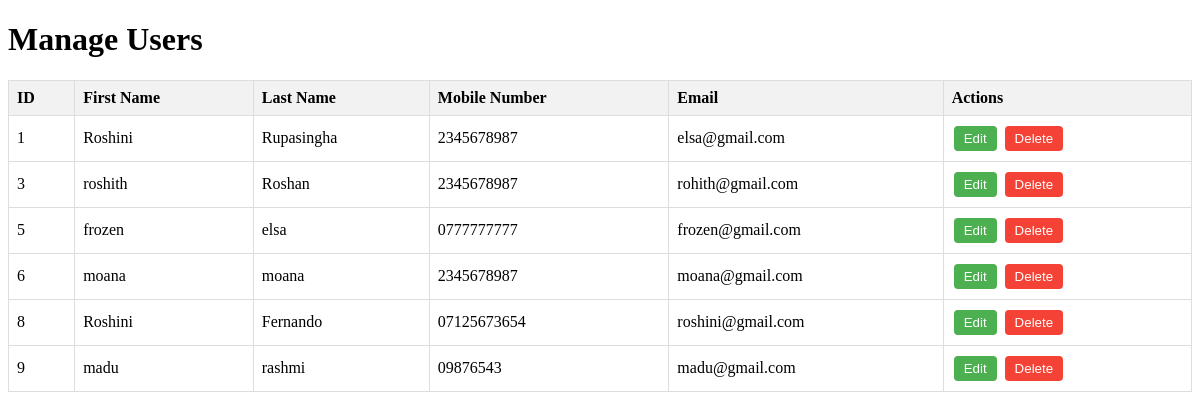
The page /manage_users.php on the database its author committed.
### tables this page shows
CREATE TABLE `users` (
  `id` int(11) NOT NULL,
  `first_name` varchar(50) DEFAULT NULL,
  `last_name` varchar(50) DEFAULT NULL,
  `mobile` varchar(20) DEFAULT NULL,
  `email` varchar(100) DEFAULT NULL,
  `password` varchar(255) DEFAULT NULL
);

### manage_users.php (the view, shortened to what this page needs)
<?php
include 'db_connection.php';
$sql = "SELECT id, first_name, last_name, mobile, email FROM users";
$result = $conn->query($sql);
?>
<!DOCTYPE html>
<html lang="en">
<head>
</head>
<body>
    <h1>Manage Users</h1>
    <table>
        <thead>
            <tr>
                <th>ID</th>
                <th>First Name</th>
                <th>Last Name</th>
                <th>Mobile Number</th>
                <th>Email</th>
                <th>Actions</th>
            </tr>
        </thead>
        <tbody>
            <?php while ($row = $result->fetch_assoc()): ?>
                <tr>
                    <td><?php echo $row['id']; ?></td>
                    <td><?php echo $row['first_name']; ?></td>
                    <td><?php echo $row['last_name']; ?></td>
                    <td><?php echo $row['mobile']; ?></td>
                    <td><?php echo $row['email']; ?></td>
                    <td>
                        <form action="manage_users.php" method="post" style="display:inline;">
                            <button type="submit" name="edit" class="btn edit-btn">Edit</button>
                        </form>
                        <form action="manage_users.php" method="post" style="display:inline;">
                            <button type="submit" name="delete" class="btn delete-btn">Delete</button>
                        </form>
                    </td>
                </tr>
            <?php endwhile; ?>
        </tbody>
    </table>
</body>
</html>

### manage_users.php (style rules this page uses)
table { width: 100%; border-collapse: collapse; }
table, th, td { border: 1px solid #ddd; }
th, td { padding: 8px; text-align: left; }
th { background-color: #f2f2f2; }
.btn { padding: 5px 10px; margin: 2px; color: #fff; border: none; border-radius: 4px; cursor: pointer; }
.edit-btn { background-color: #4CAF50; }
.delete-btn { background-color: #f44336; }

### rows shown on the page
users: id "1", first_name "Roshini", last_name "Rupasingha", mobile "2345678987", email "elsa@gmail.com"
users: id "3", first_name "roshith", last_name "Roshan", mobile "2345678987", email "rohith@gmail.com"
users: id "5", first_name "frozen", last_name "elsa", mobile "0777777777", email "frozen@gmail.com"
users: id "6", first_name "moana", last_name "moana", mobile "2345678987", email "moana@gmail.com"
users: id "8", first_name "Roshini", last_name "Fernando", mobile "07125673654", email "roshini@gmail.com"
users: id "9", first_name "madu", last_name "rashmi", mobile "09876543", email "madu@gmail.com"
